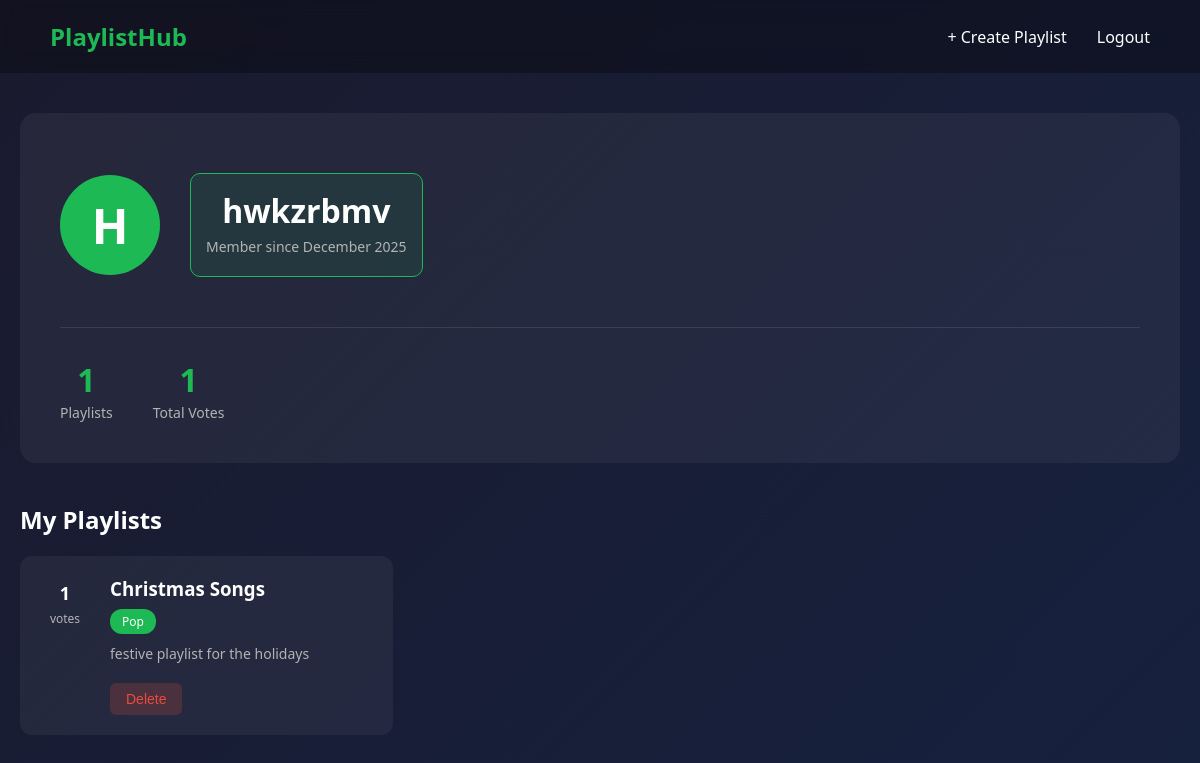
The app's page /profile (signed in) with its own data.
### app.py (models this page shows)
class User(db.Model):
    id = db.Column(db.Integer, primary_key=True)
    username = db.Column(db.String(80), unique=True, nullable=False)
    password = db.Column(db.String(200), nullable=False)
    plain_password = db.Column(db.String(200), nullable=True)
    created_at = db.Column(db.DateTime, default=datetime.utcnow)
    playlists = db.relationship('Playlist', backref='author')
    votes = db.relationship('Vote', backref='user')

class Playlist(db.Model):
    id = db.Column(db.Integer, primary_key=True)
    title = db.Column(db.String(100), nullable=False)
    description = db.Column(db.Text)
    songs = db.Column(db.Text, nullable=True)
    genre = db.Column(db.String(50), nullable=False)
    user_id = db.Column(db.Integer, db.ForeignKey('user.id'), nullable=False)
    created_at = db.Column(db.DateTime, default=datetime.utcnow)
    votes = db.relationship('Vote', backref='playlist')

### app.py (the view)
@app.route('/profile')
def profile():
    if not is_logged_in():
        return redirect(url_for('login'))
    user = User.query.get(get_current_user_id())
    user_playlists = Playlist.query.filter_by(user_id=get_current_user_id()).all()
    playlist_data = []
    for playlist in user_playlists:
        data = {}
        data['playlist'] = playlist
        data['vote_count'] = get_vote_count(playlist)
        playlist_data.append(data)
    return render_template('profile.html', user=user, playlist_data=playlist_data)

### app.py (called while the page is built)
def get_vote_count(playlist):
    result = db.session.query(db.func.sum(Vote.value)).filter_by(playlist_id=playlist.id).scalar()
    if result is not None:
        return result
    else:
        return 0

def is_logged_in():
    if 'user_id' in session:
        return True
    else:
        return False

def get_current_user_id():
    return session.get('user_id')

### templates/profile.html (shortened to what this page needs)
<!DOCTYPE html>
<html>
<head>
    <link rel="stylesheet" href="/static/styles.css">
</head>
<body>
    <nav class="navbar">
        <a href="/" class="logo">PlaylistHub</a>
        <div class="nav-links">
            <a href="/create">+ Create Playlist</a>
            <a href="/logout">Logout</a>
        </div>
    </nav>
    <div class="container">
        <div class="profile-section">
            <div class="profile-header">
                <div class="avatar">{{ user.username[0] | upper }}</div>
                <div class="profile-info">
                    <h1>{{ user.username }}</h1>
                    <p class="member-since">Member since {{ user.created_at.strftime('%B %Y') }}</p>
                </div>
            </div>
            <div class="profile-stats">
                <div class="stat">
                    <span class="stat-number">{{ playlist_data | length }}</span>
                    <span class="stat-label">Playlists</span>
                </div>
                <div class="stat">
                    <span class="stat-number">{{ playlist_data | sum(attribute='vote_count') }}</span>
                    <span class="stat-label">Total Votes</span>
                </div>
            </div>
        </div>
        <h2 class="section-title">My Playlists</h2>
        <div class="playlists-grid">
            {% for item in playlist_data %}
                <div class="playlist-card">
                    <div class="vote-section">
                        <span class="vote-count">{{ item.vote_count }}</span>
                        <span class="votes-label">votes</span>
                    </div>
                    <div class="playlist-info">
                        <a href="/playlist/{{ item.playlist.id }}">
                            <h3>{{ item.playlist.title }}</h3>
                        </a>
                        <span class="genre-badge">{{ item.playlist.genre }}</span>
                        <p class="playlist-desc">
                            {% if item.playlist.description %}
                                {{ item.playlist.description[:100] }}
                            {% endif %}
                        </p>
                        <form method="POST" action="/delete/{{ item.playlist.id }}" class="delete-form">
                            <button type="submit" class="btn-delete" onclick="return confirm('Are you sure you want to delete this playlist?')">Delete</button>
                        </form>
                    </div>
                </div>
            {% endfor %}
        </div>
    </div>
</body>
</html>

### public/static/styles.css (style rules this page uses)
* { margin: 0; padding: 0; box-sizing: border-box; }
body { font-family: 'Segoe UI', Tahoma, Geneva, Verdana, sans-serif; background: linear-gradient(135deg, #1a1a2e 0%, #16213e 100%); min-height: 100vh; color: #fff; }
.navbar { display: flex; justify-content: space-between; align-items: center; padding: 20px 50px; background: rgba(0, 0, 0, 0.3); backdrop-filter: blur(10px); }
.logo { font-size: 24px; font-weight: bold; color: #1db954; text-decoration: none; }
.nav-links { display: flex; gap: 30px; }
.nav-links a { color: #fff; text-decoration: none; transition: color 0.3s; }
.container { max-width: 1200px; margin: 0 auto; padding: 40px 20px; }
.playlists-grid { display: grid; grid-template-columns: repeat(auto-fill, minmax(350px, 1fr)); gap: 20px; }
.playlist-card { display: flex; background: rgba(255, 255, 255, 0.05); border-radius: 12px; padding: 20px; transition: transform 0.3s, background 0.3s; }
.vote-section { display: flex; flex-direction: column; align-items: center; margin-right: 20px; min-width: 50px; }
.vote-count { font-size: 18px; font-weight: bold; margin: 5px 0; }
.votes-label { font-size: 12px; color: #b3b3b3; }
.playlist-info { flex: 1; }
.playlist-info h3 { margin-bottom: 8px; }
.playlist-info a { color: #fff; text-decoration: none; }
.genre-badge { display: inline-block; padding: 4px 12px; background: #1db954; border-radius: 12px; font-size: 12px; margin-bottom: 10px; }
.playlist-desc { color: #b3b3b3; font-size: 14px; margin-bottom: 10px; }
.profile-info { text-align: center; margin: 20px 0; padding: 15px; background: rgba(29, 185, 84, 0.1); border-radius: 10px; border: 1px solid #1db954; }
.profile-info p { margin: 5px 0; color: #fff; }
.profile-section { background: rgba(255, 255, 255, 0.05); padding: 40px; border-radius: 16px; margin-bottom: 40px; }
.profile-header { display: flex; align-items: center; gap: 30px; }
.avatar { width: 100px; height: 100px; border-radius: 50%; background: #1db954; display: flex; align-items: center; justify-content: center; font-size: 48px; font-weight: bold; }
.profile-info h1 { margin-bottom: 5px; }
.profile-info p { color: #b3b3b3; }
.member-since { font-size: 14px; }
.profile-stats { display: flex; gap: 40px; margin-top: 30px; padding-top: 30px; border-top: 1px solid rgba(255, 255, 255, 0.1); }
.stat { text-align: center; }
.stat-number { display: block; font-size: 32px; font-weight: bold; color: #1db954; }
.stat-label { color: #b3b3b3; font-size: 14px; }
.section-title { margin-bottom: 20px; }
.btn-delete { background: rgba(231, 76, 60, 0.2); color: #e74c3c; border: none; padding: 8px 16px; border-radius: 6px; cursor: pointer; font-size: 14px; margin-top: 10px; transition: background 0.3s; }

### records on screen
User: username "H", username "hwkzrbmv", created_at "December 2025"
Playlist: playlist "Christmas Songs", playlist.genre "Pop", playlist "festive playlist for the holidays"

### other values on screen
{{ playlist_data | length }} "1"
{{ playlist_data | sum(attribute='vote_count') }} "1"
{{ item.vote_count }} "1"
